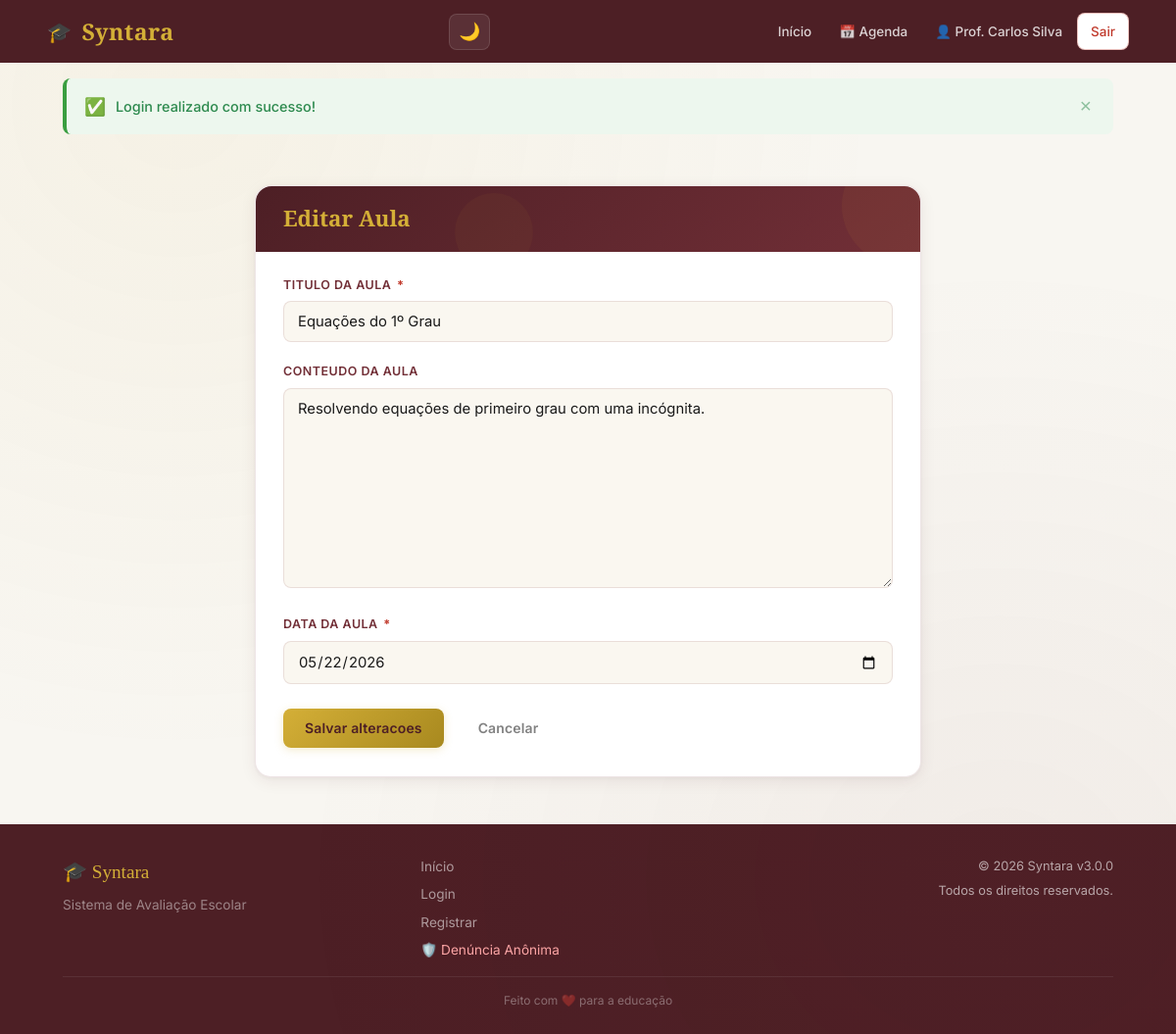
Page /professor/edit_lesson.php?id=2 (signed in) on the committed database.
### tables this page shows
CREATE TABLE aulas (
    id INT PRIMARY KEY AUTO_INCREMENT, curso_id INT NOT NULL, titulo VARCHAR(200) NOT NULL, conteudo LONGTEXT,
    data_aula DATE NOT NULL DEFAULT (CURRENT_DATE), criado_em TIMESTAMP NOT NULL DEFAULT CURRENT_TIMESTAMP,
    atualizado_em TIMESTAMP NOT NULL DEFAULT CURRENT_TIMESTAMP ON UPDATE CURRENT_TIMESTAMP,
    FOREIGN KEY (curso_id) REFERENCES cursos(id) ON DELETE CASCADE ON UPDATE CASCADE,
    INDEX idx_aulas_curso (curso_id), INDEX idx_aulas_data (data_aula), INDEX idx_aulas_curso_data (curso_id, data_aula)
);

### includes/functions.php (called while the page is built, shortened)
<?php
function e(string $text): string
{
    return htmlspecialchars($text, ENT_QUOTES | ENT_HTML5, 'UTF-8');
}
function inputInt(string $key, int $default = 0): int
{
    $value = $_POST[$key] ?? $_GET[$key] ?? $default;
    return (int) filter_var($value, FILTER_SANITIZE_NUMBER_INT);
}
function oldVal(string $key, string $default = ''): string
{
    return e($_SESSION['old_input'][$key] ?? $default);
}

### includes/config.php (called while the page is built, shortened)
<?php
spl_autoload_register(function ($class) {
    $paths = [
        ROOT_PATH . '/classes/' . $class . '.php',
        ROOT_PATH . '/models/' . $class . '.php',
    ];
    foreach ($paths as $file) {
        if (file_exists($file)) {
            return;
        }
    }
});
require_once ROOT_PATH . '/includes/functions.php';

### classes/Lesson.php (called while the page is built, shortened)
<?php
class Lesson
{
    private PDO $db;
    public function __construct(PDO $db)
    {
        $this->db = $db;
    }
    public function findById(int $id): ?array
    {
        $stmt = $this->db->prepare(
            "SELECT a.*, c.nome AS curso_nome, c.id AS curso_id
             FROM aulas a
             JOIN cursos c ON a.curso_id = c.id
             WHERE a.id = ?"
        );
        $stmt->execute([$id]);
        return $stmt->fetch() ?: null;
    }
}

### layouts/form-field.php (the view, shortened to what this page needs)
<?php
$type     = $type     ?? 'text';
$name     = $name     ?? '';
$label    = $label    ?? '';
$value    = $value    ?? '';
$required = $required ?? false;
$options  = $options  ?? [];
$attrs    = $attrs    ?? '';
$fieldId  = 'field_' . preg_replace('/[^a-zA-Z0-9_]/', '_', $name);
$reqMark  = $required ? '<span class="req" title="Obrigatório">*</span>' : '';
$reqAttr  = $required ? ' required aria-required="true"' : '';
$errorKey = 'error_' . $name;
$hasError = !empty($_SESSION[$errorKey]);
?>
<div class="form-group <?= $hasError ? 'has-error' : '' ?>">
    <?php if ($label): ?>
    <label for="<?= e($fieldId) ?>">
        <?= e($label) ?> <?= $reqMark ?>
    </label>
    <?php endif; ?>
    <?php if ($type === 'select'): ?>
        <select name="<?= e($name) ?>" id="<?= e($fieldId) ?>" <?= $reqAttr ?> <?= $attrs ?>>
            <option value="">-- Selecione --</option>
            <?php foreach ($options as $optVal => $optLabel): ?>
                <option value="<?= e((string)$optVal) ?>" <?= ((string)$value === (string)$optVal) ? 'selected' : '' ?>>
                    <?= e($optLabel) ?>
                </option>
            <?php endforeach; ?>
        </select>
    <?php elseif ($type === 'textarea'): ?>
        <textarea
            name="<?= e($name) ?>"
            id="<?= e($fieldId) ?>"
            <?= $reqAttr ?>
            <?= $attrs ?>
            rows="5"
            placeholder="<?= e($label) ?>"
        ><?= e($value) ?></textarea>
    <?php else: ?>
        <input
            type="<?= e($type) ?>"
            name="<?= e($name) ?>"
            id="<?= e($fieldId) ?>"
            value="<?= e($value) ?>"
            <?= $reqAttr ?>
            <?= $attrs ?>
            placeholder="<?= e($label) ?>"
        >
    <?php endif; ?>
</div>

### assets/css/style.css (style rules this page uses)
*, *::before, *::after { margin: 0; padding: 0; box-sizing: border-box; }
:root { --gold: #D4AF37; --gold-light: #e8cc6a; --gold-dark: #a8891f; --gold-muted: rgba(212,175,55,0.12); --wine: #722F37; --wine-light: #9a3f4a; --wine-dark: #4d1f25; --wine-deep: #3a151b; --bg: #f8f6f1; --bg-card: #ffffff; --bg-cream: #faf7f0; --text: #1a1a1a; --text-muted: rgba(26,26,26,0.55); --text-light: rgba(26,26,26,0.4); --border: rgba(114,47,55,0.12); --border-focus: rgba(212,175,55,0.5); --success: #2d8a4e; --success-bg: #edf7ee; --success-border: #3a9e40; --danger: #c0392b; --danger-bg: #fdf0f0; --danger-border: #d94040; --warning: #b8860b; --warning-bg: #fff8e6; --warning-border: #d4a800; --info: #2a5faa; --info-bg: #eef4fb; --info-border: #3a78cc; --shadow-sm: 0 1px 3px rgba(77,31,37,0.06), 0 1px 2px rgba(77,31,37,0.04); --shadow: 0 4px 16px rgba(77,31,37,0.08), 0 2px 4px rgba(77,31,37,0.04); --shadow-lg: 0 12px 40px rgba(77,31,37,0.12), 0 4px 8px rgba(77,31,37,0.06); --shadow-hover: 0 8px 32px rgba(77,31,37,0.14), 0 4px 8px rgba(77,31,37,0.08); --r-sm: 8px; --r-md: 12px; --r-lg: 16px; --r-xl: 20px; --r-full: 9999px; --ease: cubic-bezier(0.4, 0, 0.2, 1); --t-fast: 150ms var(--ease); --t-normal: 250ms var(--ease); --t-slow: 400ms var(--ease); --nav-h: 64px; --max-w: 1200px; --sidebar-w: 260px; }
html { scroll-behavior: smooth; }
body { font-family: 'Inter', -apple-system, BlinkMacSystemFont, 'Segoe UI', sans-serif; background: var(--bg); color: var(--text); line-height: 1.65; min-height: 100vh; display: flex; flex-direction: column; -webkit-font-smoothing: antialiased; -moz-osx-font-smoothing: grayscale; }
body::before { content: ''; position: fixed; inset: 0; background-image: radial-gradient(ellipse at 15% 10%, rgba(212,175,55,0.06) 0%, transparent 50%), radial-gradient(ellipse at 85% 85%, rgba(114,47,55,0.05) 0%, transparent 50%); pointer-events: none; z-index: 0; }
.form-group { margin-bottom: 1.25rem; }
.form-group label { display: block; margin-bottom: 6px; font-weight: 600; font-size: 0.78rem; color: var(--wine); letter-spacing: 0.04em; text-transform: uppercase; }
.form-group .req { color: var(--danger); margin-left: 2px; font-weight: 700; }
.form-group input, .form-group select, .form-group textarea { width: 100%; padding: 11px 14px; border: 1.5px solid var(--border); border-radius: var(--r-sm); font-family: 'Inter', sans-serif; font-size: 0.925rem; background: var(--bg-cream); color: var(--text); transition: all var(--t-fast); appearance: none; -webkit-appearance: none; }
.form-group textarea { resize: vertical; min-height: 100px; }

### rows in the picture
aulas: titulo "Equações do 1º Grau", conteudo "Resolvendo equações de primeiro grau com uma incógnita.", data_aula "05/22/2026"

### other values in the picture
SITE_NAME "Syntara"
$userName "Prof. Carlos Silva"
$flash['message'] "Login realizado com sucesso!"
$label "TITULO DA AULA CONTEUDO DA AULA DATA DA AULA"
SITE_VERSION "3.0.0"
